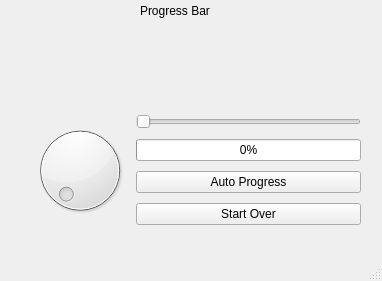
<?xml version="1.0" encoding="UTF-8"?>
<ui version="4.0">
 <class>MainWindow</class>
 <widget class="QMainWindow" name="MainWindow">
  <property name="geometry">
   <rect>
    <x>0</x>
    <y>0</y>
    <width>382</width>
    <height>281</height>
   </rect>
  </property>
  <property name="minimumSize">
   <size>
    <width>382</width>
    <height>281</height>
   </size>
  </property>
  <property name="windowTitle">
   <string>MainWindow</string>
  </property>
  <widget class="QWidget" name="centralwidget">
   <widget class="QLabel" name="label">
    <property name="geometry">
     <rect>
      <x>140</x>
      <y>-10</y>
      <width>171</width>
      <height>41</height>
     </rect>
    </property>
    <property name="text">
     <string>Progress Bar</string>
    </property>
   </widget>
   <widget class="QLabel" name="autoLabel">
    <property name="geometry">
     <rect>
      <x>40</x>
      <y>30</y>
      <width>301</width>
      <height>31</height>
     </rect>
    </property>
    <property name="text">
     <string/>
    </property>
   </widget>
   <widget class="QLabel" name="showLabel">
    <property name="geometry">
     <rect>
      <x>180</x>
      <y>80</y>
      <width>141</width>
      <height>21</height>
     </rect>
    </property>
    <property name="text">
     <string/>
    </property>
   </widget>
   <widget class="QWidget" name="">
    <property name="geometry">
     <rect>
      <x>30</x>
      <y>110</y>
      <width>331</width>
      <height>121</height>
     </rect>
    </property>
    <layout class="QHBoxLayout" name="horizontalLayout">
     <item>
      <widget class="QDial" name="dial">
       <property name="maximum">
        <number>100</number>
       </property>
      </widget>
     </item>
     <item>
      <layout class="QVBoxLayout" name="verticalLayout">
       <item>
        <widget class="QSlider" name="horizontalSlider">
         <property name="minimum">
          <number>1</number>
         </property>
         <property name="maximum">
          <number>100</number>
         </property>
         <property name="orientation">
          <enum>Qt::Horizontal</enum>
         </property>
        </widget>
       </item>
       <item>
        <widget class="QProgressBar" name="progressBar">
         <property name="minimum">
          <number>1</number>
         </property>
         <property name="value">
          <number>1</number>
         </property>
        </widget>
       </item>
       <item>
        <widget class="QPushButton" name="pushButton">
         <property name="text">
          <string>Auto Progress</string>
         </property>
        </widget>
       </item>
       <item>
        <widget class="QPushButton" name="startOverButton">
         <property name="text">
          <string>Start Over</string>
         </property>
        </widget>
       </item>
      </layout>
     </item>
    </layout>
   </widget>
  </widget>
  <widget class="QMenuBar" name="menubar">
   <property name="geometry">
    <rect>
     <x>0</x>
     <y>0</y>
     <width>382</width>
     <height>22</height>
    </rect>
   </property>
  </widget>
  <widget class="QStatusBar" name="statusbar"/>
 </widget>
 <resources/>
 <connections/>
</ui>
